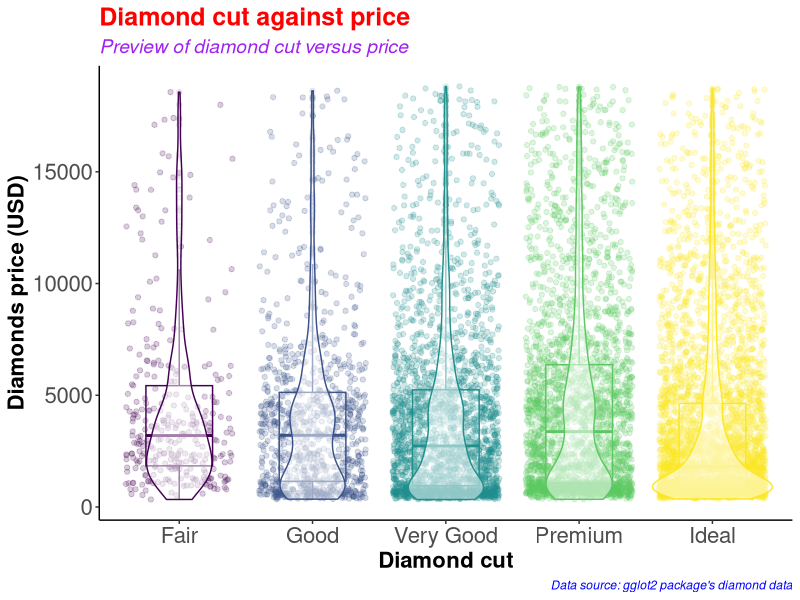
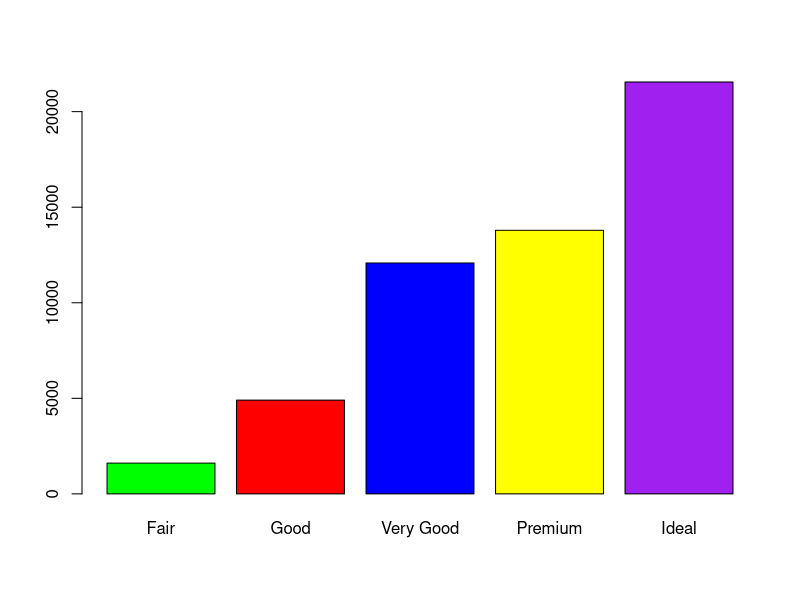
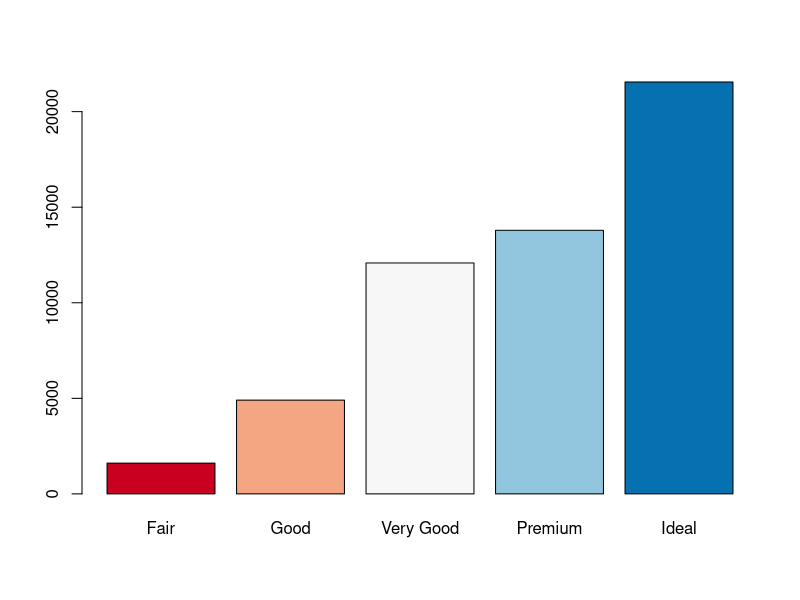
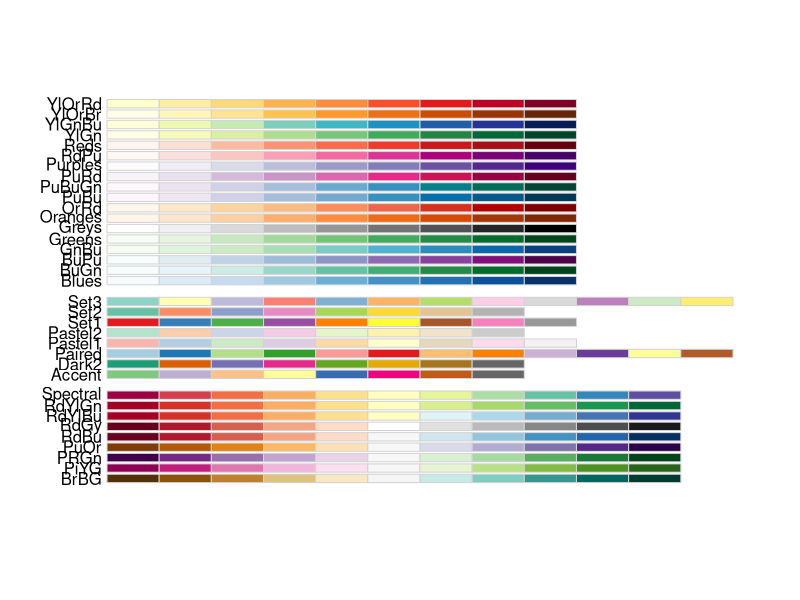
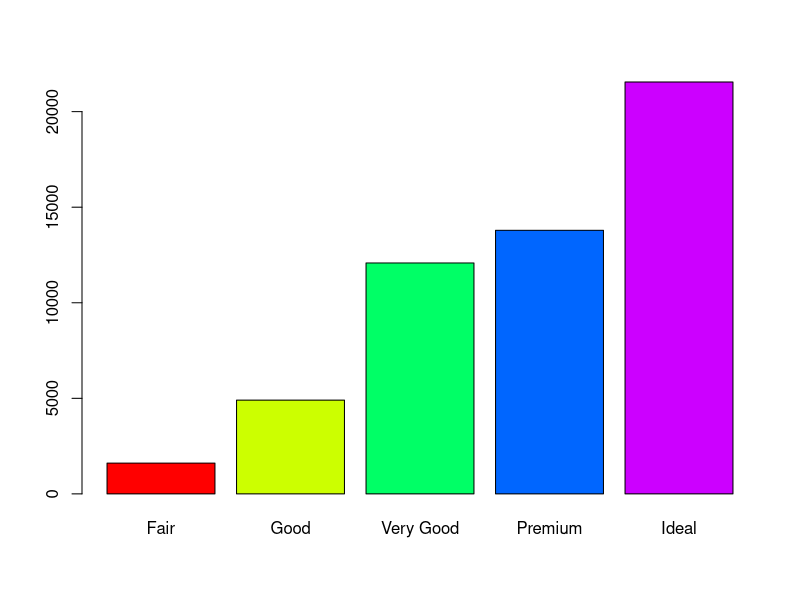
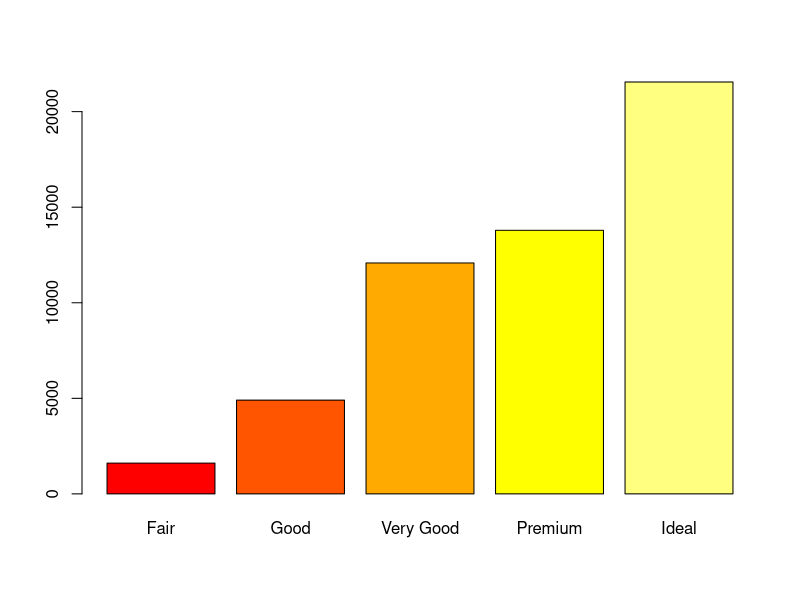
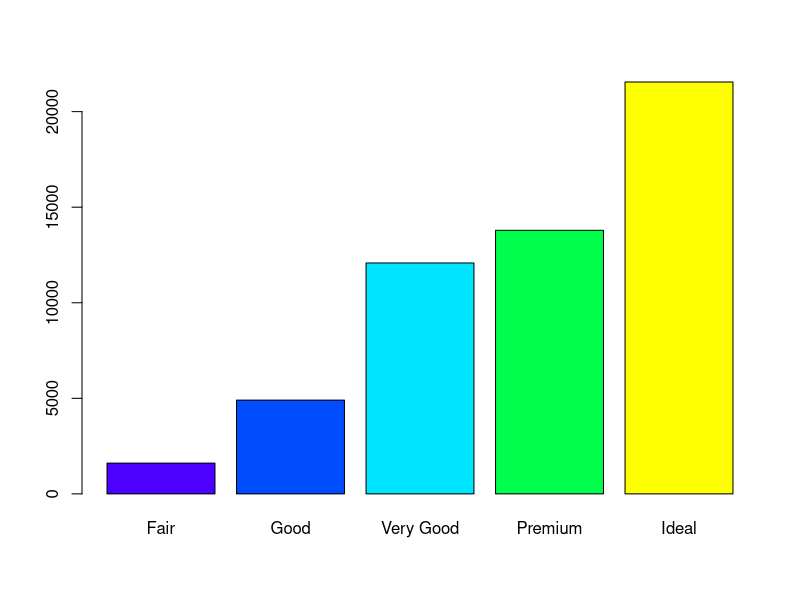
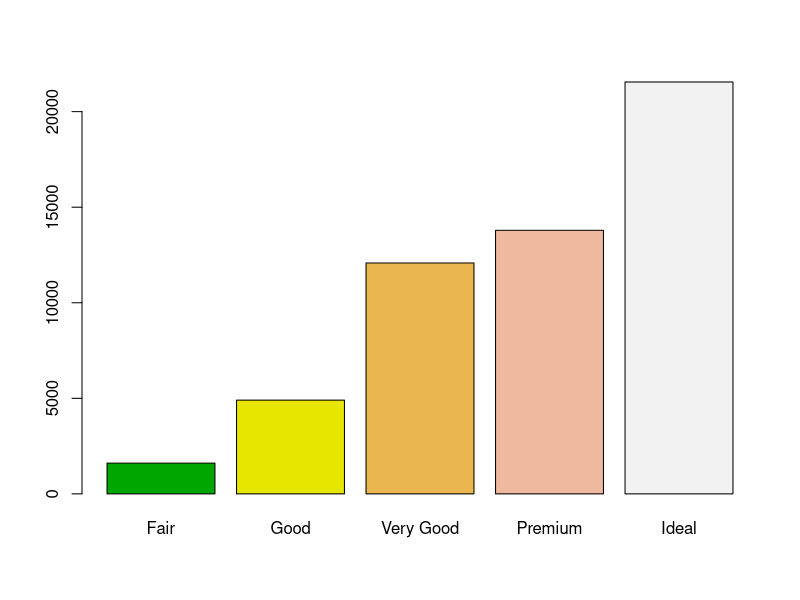

Here is the R script that generated these plots, in order:
#########################################
# Name: Wyclife Agumba Oluoch           #   
# E-mail: wyclifeoluoch@gmail.com       #
# GitHub: https://github.com/Wycology   #
# Task: Boxplot and violin plots in one #
# Date: 4th Jan 2021                    #
# Last edited: 22nd July 2021           #
#########################################

# Loading the necessary libraries for the project

base::library(tidyverse) # This is for data wrangling and plotting.
base::library(RColorBrewer) # This is for generating color pallets for the plots.

diamonds_df <- diamonds # Saving the diamonds data-set to a new object in R.

utils::head(diamonds) # Checking the variables in the data-set for subsequent analyses
base::nrow(diamonds) # Checking for the number of rows in the data. 53940 observations
base::ncol(diamonds) # Checking the number of variables in the data-set. 10 variables

diamonds_df %>% # Picking the diamonds data, and then
  dplyr::slice_sample(n = 0.2*(nrow(diamonds))) %>% # Picking a portion of the data-set
  ggplot2::ggplot(ggplot2::aes(x = cut, y = price, color = cut)) + # Adding the mapping variables
  ggplot2::geom_point(position = "jitter", alpha = 0.2) + # Adding jitter and alpha
  ggplot2::geom_boxplot(alpha = 0.1, width = 0.5) + # Modifying dimensions of the boxplot 
  ggplot2::geom_violin(alpha = 0.5) + # Adding violin plot on top of the box and jitter
  ggplot2::theme_classic() + # Adding my preferred theme for publication.
  ggplot2::theme(legend.position = "none") + # Removing the legend; it is on the x-axis
  labs(x = "Diamond cut", # Labels the x-axis.
       y = "Diamonds price (USD)", # Labeling the y-axis
       title = "Diamond cut against price", # Setting tibble of the plot
       subtitle = "Preview of diamond cut versus price", # Descriptive title beneath TITLE
       caption = "Data source: gglot2 package's diamond data") +
  theme(axis.text = element_text(size=16), # Size of labels on tick-marks
        axis.title = element_text(size=16,face="bold")) + # Size of axis labels
  theme(plot.title = element_text(color = 'red', size = 18, face = 'bold'),
        plot.subtitle = element_text(color = 'purple', size = 14, face = 'italic'),
        plot.caption = element_text(color = 'blue', face = 'italic'))

diamonds %>% # Picking the diamonds data, and then
  filter(cut == 'Very Good') %>% # Picking the very good cut 
  nrow() # counting the number of rows with very good cut

diamonds %>% 
  select(cut) %>% 
  table() %>% 
  barplot(col = c('green', 'red', 'blue', 'yellow', 'purple'))

# Instead of specifying the colors, we can simply use the color brewer panel 

diamonds %>% 
  select(cut) %>% 
  table() %>% 
  barplot(col = brewer.pal(n = 5, name = "RdBu"))
# To display more brewer colors options to use, run the following function:

display.brewer.all()

# Can also use rainbow colors

diamonds %>% 
  select(cut) %>% 
  table() %>% 
  barplot(col = rainbow(5))

# Can also use heat.colors
diamonds %>% 
  select(cut) %>% 
  table() %>% 
  barplot(col = heat.colors(5))

# Can also use topographic colors

diamonds %>% 
  select(cut) %>% 
  table() %>% 
  barplot(col = topo.colors(5))

# Can also use terrain colors for the plot
diamonds %>% 
  select(cut) %>% 
  table() %>% 
  barplot(col = terrain.colors(5))

# Can also use cm.colors
diamonds %>% 
  select(cut) %>% 
  table() %>% 
  barplot(col = cm.colors(5)) 

# That is awesome. Good for the day.
